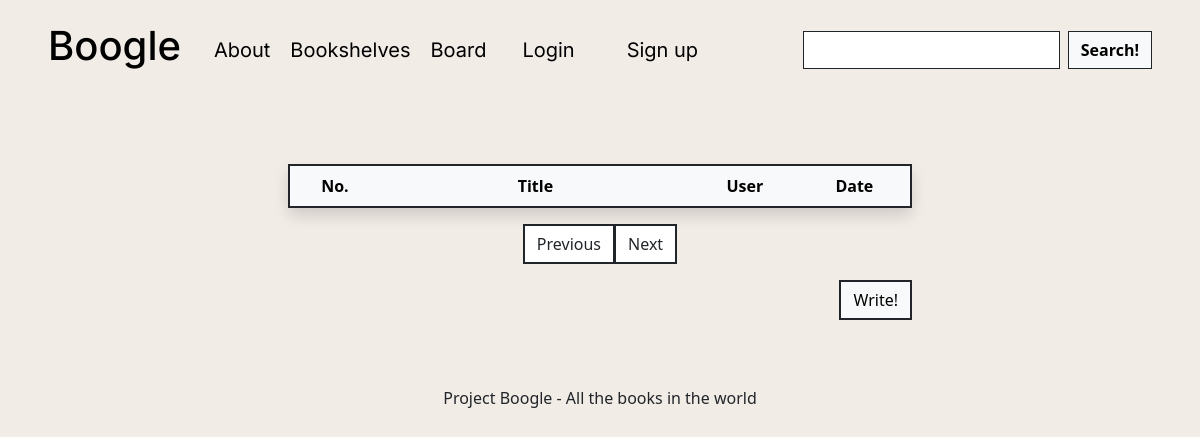
Page /question/board/ on the earlier database version.
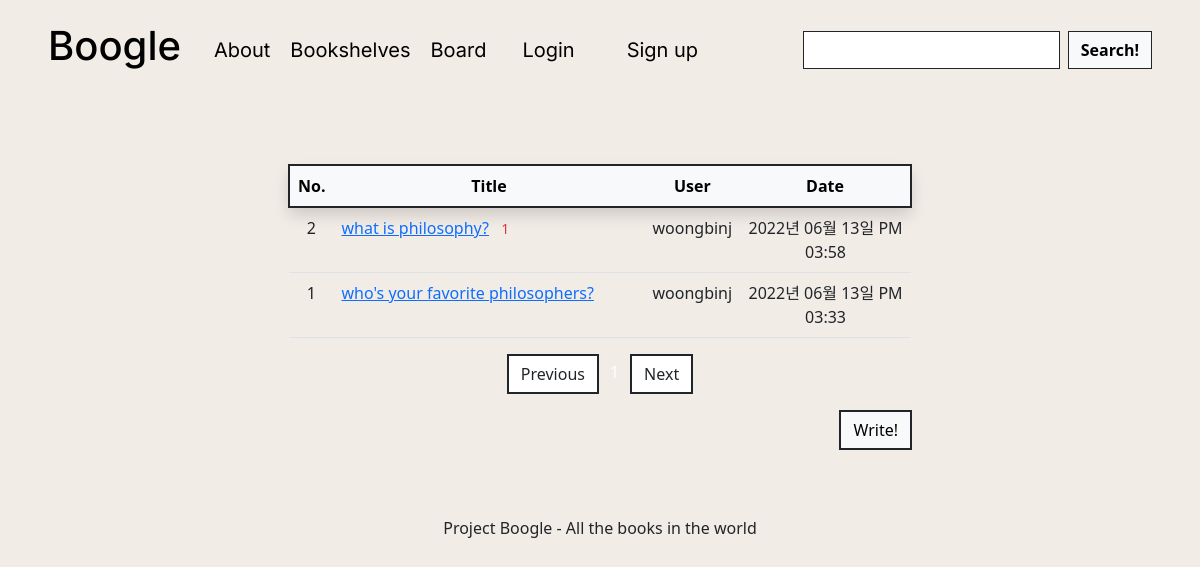
Same page on the later database version.
### pybo/models.py (models this page shows)
class Question(db.Model):
    id = db.Column(db.Integer, primary_key=True)
    subject = db.Column(db.String(200), nullable=False)
    content = db.Column(db.Text(), nullable=False)
    create_date = db.Column(db.DateTime(), nullable=False)
    modify_date = db.Column(db.DateTime(), nullable=True)
    user_id = db.Column(db.Integer, db.ForeignKey('user.id', ondelete='CASCADE'), nullable=False)
    user = db.relationship('User', backref=db.backref('question_set'))

class User(db.Model):
    __tablename__ = 'user'   #테이블 이름 : user
    id = db.Column(db.Integer, primary_key = True)   #id를 프라이머리키로 설정
    username = db.Column(db.String(8), nullable = False)
    email = db.Column(db.String(32), nullable = False)
    password = db.Column(db.String(64), nullable = False)
    author = db.Column(db.String(8))
    genre = db.Column(db.String(64))
    audio = db.Column(db.Integer)

### pybo/views/question_views.py (the view)
@bp.route('/board/')
def board():
    page = request.args.get('page', type=int, default=1)  # 페이지
    question_list = Question.query.order_by(Question.create_date.desc())
    question_list = question_list.paginate(page, per_page=10)
    return render_template('question/question_list.html', question_list=question_list)

### pybo/filter.py (called while the page is built)
def format_datetime(value, fmt='%Y년 %m월 %d일 %p %I:%M'):
    return value.strftime(fmt)

### pybo/views/auth_views.py (called while the page is built)
@bp.before_app_request
def load_logged_in_user():
    user_id = session.get('user_id')
    if user_id is None:
        g.user = None
    else:
        g.user = User.query.get(user_id)

### pybo/templates/question/question_list.html (shortened to what this page needs)
{% extends 'main/base.html' %}
{% block head %}
{{ super() }}
    <link rel="stylesheet" href="{{ url_for('static', filename='bootstrap.min.css') }}">
{% endblock %}
{% block content %}
<div class="container my-3">
    <table class="table">
        <thead>
        <tr class="text-center table-light border border-dark border-2 shadow bg-body">
            <th>No.</th>
            <th style="width:50%">Title</th>
            <th>User</th>
            <th>Date</th>
        </tr>
        </thead>
        <tbody>
        {% if question_list %}
        {% for question in question_list.items %}
        <tr class="text-center">
            <td>{{ question_list.total - ((question_list.page-1) * question_list.per_page) - loop.index0 }}</td>
            <td class="text-start">
                <a href="{{ url_for('question.detail', question_id=question.id) }}">{{ question.subject }}</a>
                {% if question.answer_set|length > 0 %}
                <span class="text-danger small mx-2">{{ question.answer_set|length }}</span>
                {% endif %}
            </td>
            <td>{{ question.user.username }}</td>
            <td>{{ question.create_date|datetime }}</td>
        </tr>
        {% endfor %}
        {% else %}
        <tr>
            <td colspan="3">게시글이 없습니다.</td>
        </tr>
        {% endif %}
        </tbody>
    </table>
    <ul class="pagination my justify-content-center">
        {% if question_list.has_prev %}
        <li class="page-item">
            <a class="page-link text-dark border border-dark border-2 rounded-0" href="?page={{ question_list.prev_num }}" aria-hidden="true">Previous</a>
        </li>
        {% else %}
        <li class="page-item disabled">
            <a class="page-link text-dark border border-dark border-2 rounded-0" tabindex="-1" aria-disabled="true" href="javascript:void(0)">Previous</a>
        </li>
        {% endif %}
        {% for page_num in question_list.iter_pages() %}
        {% if page_num %}
        {% if page_num != question_list.page %}
        <li class="page-item">
            <a class="page-link text-dark bg-transparent border border-0" href="?page={{ page_num }}">{{ page_num }}</a>
        </li>
        {% else %}
        <li class="page-item active" aria-current="page">
            <a class="page-link text-white bg-transparent border border-0" href="javascript:void(0)">{{ page_num }}</a>
        </li>
        {% endif %}
        {% else %}
        <li class="disabled">
            <a class="page-link text-dark bg-transparent border border-0" href="javascript:void(0)">...</a>
        </li>
        {% endif %}
        {% endfor %}
        {% if question_list.has_next %}
        <li class="page-item">
            <a class="page-link text-dark border border-dark border-2 rounded-0" href="?page={{ question_list.next_num }}">Next</a>
        </li>
        {% else %}
        <li class="page-item disabled">
            <a class="page-link text-dark border border-dark border-2 rounded-0" tabindex="-1" aria-disabled="true" href="javascript:void(0)">Next</a>
        </li>
        {% endif %}
    </ul>
    <a href="{{ url_for('question.create') }}" class="btn btn-light border border-dark border-2 rounded-0 font-weight-bold" style="float:right;">Write!</a>
</div>
{% endblock %}

### pybo/templates/main/base.html (shortened to what this page needs)
<!DOCTYPE html>
<html lang="eng">
    <head>
        {% block head %}
        <link rel="stylesheet" href="{{ url_for('static', filename='css/bootstrap.min.css')}}">
        <link rel="stylesheet" href="{{ url_for('static', filename='css/base.css')}}">
        {% endblock %}
    </head>
    <body>
        <div class="page-header">
          <div class="header-container">
            <a class="logo-container" href ="{{ url_for('main.index') }}">
              <div class="logo_text">
                  <h1>Boogle</h1>
              </div>
            </a>
            <div class="Nav-bar">
              <nav class="nav">
                <a href ="{{ url_for('main.about') }}">About</a>
                <a href ="{{ url_for('book.bookshelves') }}">Bookshelves</a>
                <a href ="{{ url_for('question.board') }}">Board</a>
                {% if g.user %}
                  <a class="nav-link" href="{{ url_for('auth.logout') }}">{{ g.user.username }} (Logout)</a>
                {% else %}
                  <a class="nav-link" href="{{ url_for('auth.login') }}">Login</a>
                  <a class="nav-link" href="{{ url_for('auth.signup') }}">Sign up</a>
                {% endif %}
            </div>
            <div class="search_box">
              <form class="d-flex" method="get" action="{{ url_for('book.search') }}">
                  <input type="search" aria-label="Search" name = 'book' class = "form-control me-2 border-dark rounded-0" id="book" rows="3" />
                  <button type = "submit" class = "btn btn-light border-dark rounded-0"> <strong>Search!</strong></button>
              </form>
            </div>
          </div>
        </div>
      <section class="m-5">
        <div class="content-container">
          <div class="row gx-4 gx-lg-5 justify-content-center">
            <div class="col-md-8">
              {% block content %}{% endblock %}
            </div>
          </div>
        </div>
      </section>
      <footer class="py-5 mt-auto">
        <div class="page-bottom">
          <div class="copyright">
            Project Boogle - All the books in the world
          </div>
        </div>
      </footer>
    </body>
</html>

### pybo/static/css/base.css (style rules this page uses)
body, html { margin: 0; background: #F2ECE7 !important; color: black; font-family: 'Inter', sans-serif; min-height: 100vh; width: 100%; display: -webkit-box; display: -ms-flexbox; display: flex; -webkit-box-orient: horizontal; -webkit-box-direction: normal; -ms-flex-direction: column; flex-direction: column; -webkit-box-align: center; -ms-flex-align: center; }
* { box-sizing: border-box; }
body { min-height: 100%; }
.page-header { z-index: 1; background: #F2ECE7; color: black; position: sticky; top: 0; min-height: 100px; display: block; width: 100%; display: flex; align-items: center; font-size: 1.2rem; }
.header-container { display: flex; align-items: center; padding: 0 4%; }
.logo-container { display: flex; align-items: center; text-decoration: unset; margin-right: 5px; }
.logo_text { font-family: 'Inter', sans-serif; font-size: 40px; font-weight: bold; color: black; }
.Nav-bar { margin-left: 18px; }
.nav { align-items: center; }
.search_box { position: absolute; right: 4%; }
.nav a { margin: 10px; text-decoration: none; font-family: 'Inter', sans-serif; font-size: 20px; color: black; }
.search_box form { display: flex; }
.content-container { flex:1; color: black; }
.page-bottom { height: 30px; position: relative; transform: translateY(-100%); width: 100%; }
.copyright { text-align: center; }

Differences in the rows shown:
added Question: total "2", subject "what is philosophy?", answer_set|length "1", user.username "woongbinj", create_date "2022년 06월 13일 PM 03:58"
added Question: total "1", subject "who's your favorite philosophers?", user.username "woongbinj", create_date "2022년 06월 13일 PM 03:33"
